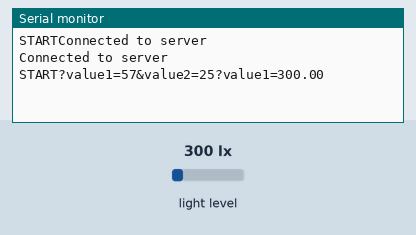
A sketch run on a simulated Arduino MKR. Shown: the last lines printed to the serial monitor. Inputs (shaded band) come from the test bench; at power-on: light level 300 lx. WiFi joins after 1.5 s; servers stay silent unless stated; web services answer with replies made up by the test bench.

Above: at 2.9 s.
3.0 s: light level set to 479 lx
At 5.5 s:
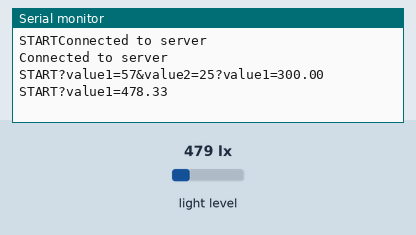
9.2 s: light level set to 524 lx
At 11.4 s:
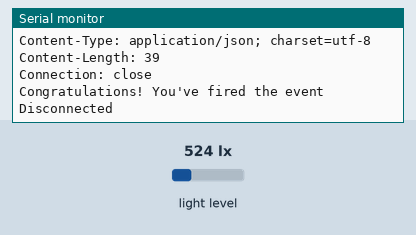

Measured:
- the behaviour switches between 500 and 501 lx on light level (found by bisection; images 1 and 2)
- after the input at 3.0 s, the serial monitor: prints a new line after 1.7 s (image 1)
- after the input at 9.2 s, the serial monitor: prints a new line after 1.5 s (image 2)

The sketch:

IFTTT.ino
```cpp
// SIT210 Task 3.2C
// Name: Om Tomar
// Roll No: 2210994882

#include <WiFiNINA.h>
#include <BH1750.h>
#include <Wire.h>

// Please enter your sensitive data in the Secret tab
char ssid[] = "Om";            // Your Wi-Fi network SSID
char pass[] = "87654321";      // Your Wi-Fi network password

WiFiClient client;              // Create a WiFi client instance
BH1750 lightMeter;              // Create an instance of the BH1750 light sensor

char   HOST_NAME[] = "maker.ifttt.com"; // IFTTT server hostname
String PATH_NAME  = "/trigger/lightsensor/with/key/bv-rmgYhrL56VgM_haxZIX"; // IFTTT event path
String queryString = "?value1=57&value2=25"; // Query parameters for the IFTTT event

void setup() {

  Serial.begin(9600);
  Serial.print("START");
  while (!Serial);

  // Connect to the Wi-Fi network
  WiFi.begin(ssid, pass);
  Wire.begin();
  while (true) {
    if (client.connect(HOST_NAME, 80)) {
      // If connected to the server:
      Serial.println("Connected to server");
      break;
    } else {
      // If not connected, print an error message and retry
      Serial.println("Connection failed");
    }
    delay(500);
  }

  // Initialize the light sensor
  lightMeter.begin();
  Serial.println("Connected to server");
}

void loop() {
  Serial.print("START");
  float lux = lightMeter.readLightLevel(); // Read the light level from the sensor

  queryString += "?value1=";   // Build the query string
  queryString += lux;           // Add the light level to the query string
  Serial.println(queryString);

  if (lux > 500) { // Check if the light level is above a threshold

    // Make an HTTP request to IFTTT
    // Send HTTP header
    client.println("GET " + PATH_NAME + queryString + " HTTP/1.1");
    client.println("Host: " + String(HOST_NAME));
    client.println("Connection: close");
    client.println(); // End HTTP header

    while (client.connected()) {
      if (client.available()) {
        // Read an incoming byte from the server and print it to the serial monitor
        char c = client.read();
        Serial.print(c);
      }
    }

    // The server is disconnected, stop the client
    client.stop();
    Serial.println();
    Serial.println("Disconnected");
  }
  queryString = ""; // Clear the query string
  delay(3000);      // Delay before the next loop iteration
}
```
